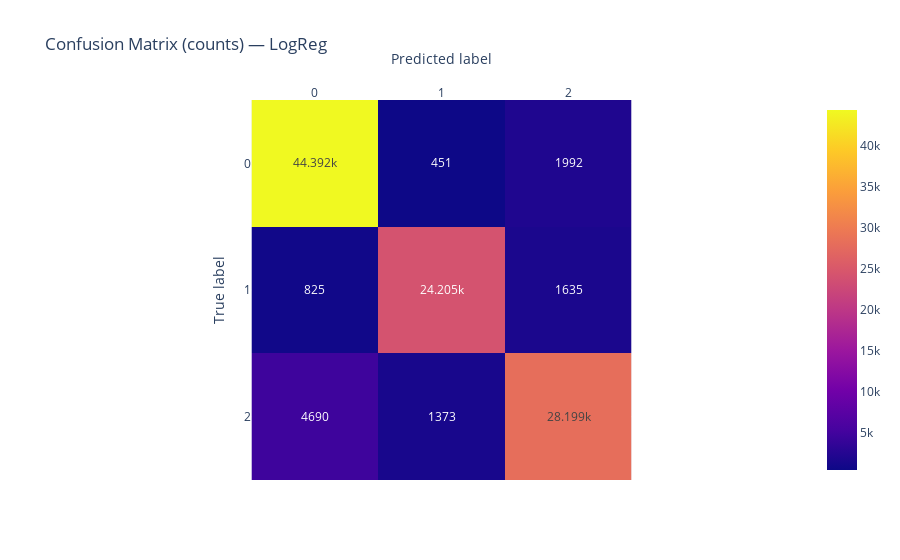
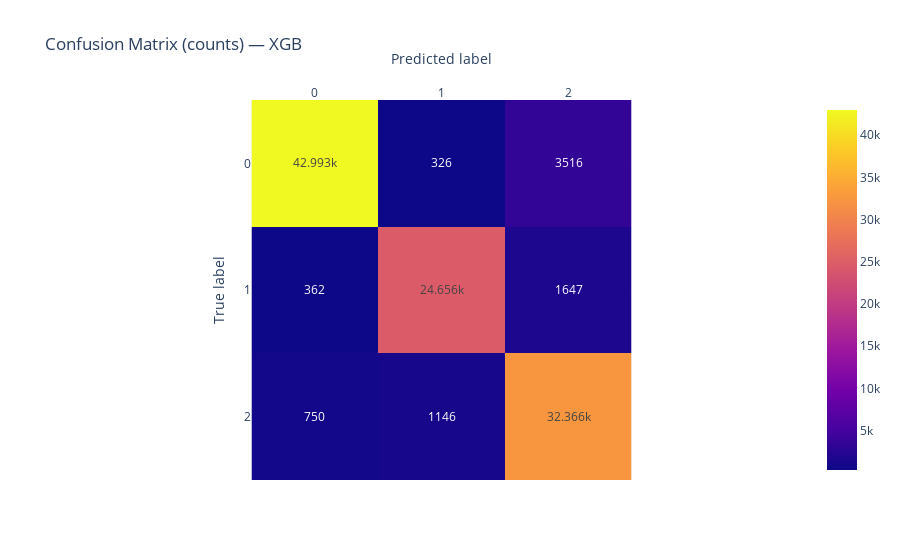
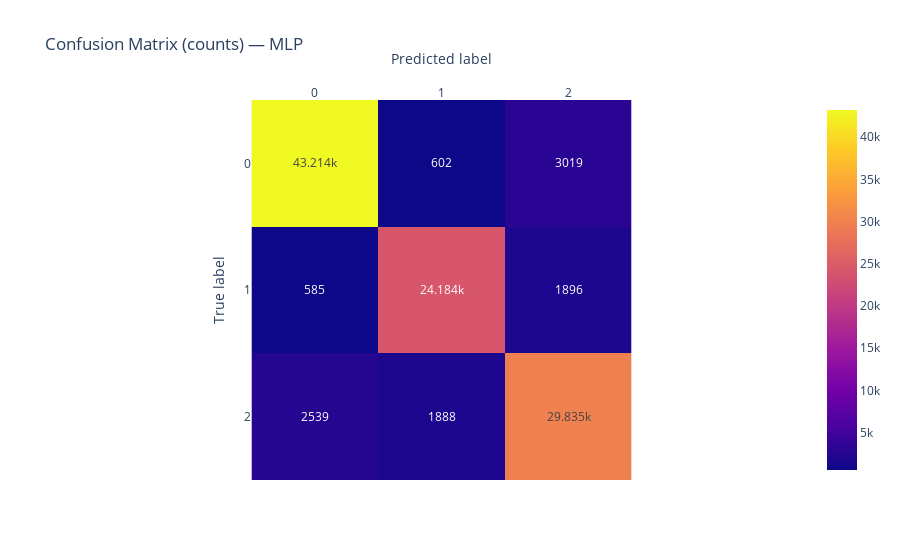

Notebook cell for these charts, in order:
### Code cell
# =============================
# Models & training
# =============================
classes = np.unique(y_tr)  # use training classes
n_classes = len(classes)
if n_classes < 2:
    raise RuntimeError(f"Need at least two classes after dropping label 3; got classes={classes}.")
is_multiclass = n_classes > 2
models = make_models(n_classes, is_multiclass)

results = []
for name, clf in models.items():
    pipe = Pipeline([("pre", pre), ("clf", clf)]).fit(X_tr, y_tr)
    y_pred = pipe.predict(X_te)

    avg = "weighted" if is_multiclass else "binary"
    acc = accuracy_score(y_te, y_pred)
    f1  = f1_score(y_te, y_pred, average=avg, zero_division=0)
    pre_s = precision_score(y_te, y_pred, average=avg, zero_division=0)
    rec = recall_score(y_te, y_pred, average=avg, zero_division=0)

    roc = None
    if hasattr(pipe, "predict_proba"):
        proba = pipe.predict_proba(X_te)
        if is_multiclass:
            roc = roc_auc_score(y_te, proba, multi_class="ovr", average="weighted")
        else:
            roc = roc_auc_score(y_te, proba[:, 1])
    elif hasattr(pipe, "decision_function"):
        score = pipe.decision_function(X_te)
        if is_multiclass and getattr(score, "ndim", 1) > 1:
            roc = roc_auc_score(y_te, score, multi_class="ovr", average="weighted")
        else:
            roc = roc_auc_score(y_te, score)

    print(f"\n=== {name} ===")
    print(classification_report(y_te, y_pred, zero_division=0))
    print(f"Accuracy: {acc:.3f}")
    print(f"F1 ({avg}): {f1:.3f}")
    print(f"Precision ({avg}): {pre_s:.3f}")
    print(f"Recall ({avg}): {rec:.3f}")
    if roc is not None:
        print(f"ROC-AUC (OVR if multiclass): {roc:.3f}")

    # Confusion Matrix (counts) via Plotly
    cm = confusion_matrix(y_te, y_pred, labels=classes)
    fig = px.imshow(
        cm,
        x=[str(c) for c in classes],   # predicted
        y=[str(c) for c in classes],   # true
        text_auto=True,
        aspect="equal",
        title=f"Confusion Matrix (counts) — {name}",
    )
    fig.update_layout(xaxis_title="Predicted label", yaxis_title="True label", coloraxis_showscale=True)
    fig.update_xaxes(side="top")
    fig.show()

    results.append({"model": name, "accuracy": acc, "f1": f1, "precision": pre_s, "recall": rec, "roc_auc": roc})

results_df = pd.DataFrame(results).sort_values(by=["f1","accuracy"], ascending=False)
print("\n=== Model Comparison ===")
try:
    display(results_df)
except NameError:
    print(results_df)

### Figure 1 — Plotly figure (JSON) as saved in the notebook; plotly's stock layout.template omitted (floating-point values rounded to 4 significant figures)
{"data": [{"coloraxis": "coloraxis", "hovertemplate": "x: %{x}<br>y: %{y}<br>color: %{z}<extra></extra>", "name": "0", "texttemplate": "%{z}", "type": "heatmap", "x": ["0", "1", "2"], "xaxis": "x", "y": ["0", "1", "2"], "yaxis": "y", "z": [[44392, 451, 1992], [825, 24205, 1635], [4690, 1373, 28199]]}], "layout": {"coloraxis": {"colorscale": [[0, "#0d0887"], [0.1111, "#46039f"], [0.2222, "#7201a8"], [0.3333, "#9c179e"], [0.4444, "#bd3786"], [0.5556, "#d8576b"], [0.6667, "#ed7953"], [0.7778, "#fb9f3a"], [0.8889, "#fdca26"], [1, "#f0f921"]], "showscale": true}, "title": {"text": "Confusion Matrix (counts) — LogReg"}, "xaxis": {"anchor": "y", "constrain": "domain", "domain": [0, 1], "scaleanchor": "y", "side": "top", "title": {"text": "Predicted label"}}, "yaxis": {"anchor": "x", "autorange": "reversed", "constrain": "domain", "domain": [0, 1], "title": {"text": "True label"}}}}

### Figure 2 — Plotly figure (JSON) as saved in the notebook; plotly's stock layout.template omitted (floating-point values rounded to 4 significant figures)
{"data": [{"coloraxis": "coloraxis", "hovertemplate": "x: %{x}<br>y: %{y}<br>color: %{z}<extra></extra>", "name": "0", "texttemplate": "%{z}", "type": "heatmap", "x": ["0", "1", "2"], "xaxis": "x", "y": ["0", "1", "2"], "yaxis": "y", "z": [[42993, 326, 3516], [362, 24656, 1647], [750, 1146, 32366]]}], "layout": {"coloraxis": {"colorscale": [[0, "#0d0887"], [0.1111, "#46039f"], [0.2222, "#7201a8"], [0.3333, "#9c179e"], [0.4444, "#bd3786"], [0.5556, "#d8576b"], [0.6667, "#ed7953"], [0.7778, "#fb9f3a"], [0.8889, "#fdca26"], [1, "#f0f921"]], "showscale": true}, "title": {"text": "Confusion Matrix (counts) — XGB"}, "xaxis": {"anchor": "y", "constrain": "domain", "domain": [0, 1], "scaleanchor": "y", "side": "top", "title": {"text": "Predicted label"}}, "yaxis": {"anchor": "x", "autorange": "reversed", "constrain": "domain", "domain": [0, 1], "title": {"text": "True label"}}}}

### Figure 3 — Plotly figure (JSON) as saved in the notebook; plotly's stock layout.template omitted (floating-point values rounded to 4 significant figures)
{"data": [{"coloraxis": "coloraxis", "hovertemplate": "x: %{x}<br>y: %{y}<br>color: %{z}<extra></extra>", "name": "0", "texttemplate": "%{z}", "type": "heatmap", "x": ["0", "1", "2"], "xaxis": "x", "y": ["0", "1", "2"], "yaxis": "y", "z": [[43214, 602, 3019], [585, 24184, 1896], [2539, 1888, 29835]]}], "layout": {"coloraxis": {"colorscale": [[0, "#0d0887"], [0.1111, "#46039f"], [0.2222, "#7201a8"], [0.3333, "#9c179e"], [0.4444, "#bd3786"], [0.5556, "#d8576b"], [0.6667, "#ed7953"], [0.7778, "#fb9f3a"], [0.8889, "#fdca26"], [1, "#f0f921"]], "showscale": true}, "title": {"text": "Confusion Matrix (counts) — MLP"}, "xaxis": {"anchor": "y", "constrain": "domain", "domain": [0, 1], "scaleanchor": "y", "side": "top", "title": {"text": "Predicted label"}}, "yaxis": {"anchor": "x", "autorange": "reversed", "constrain": "domain", "domain": [0, 1], "title": {"text": "True label"}}}}
